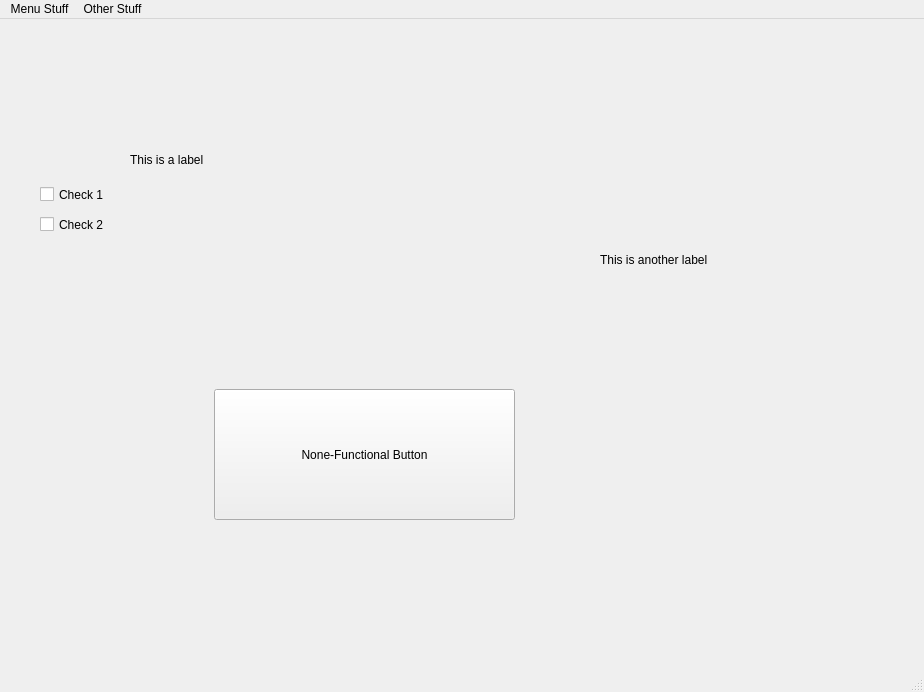
<?xml version="1.0" encoding="UTF-8"?>
<ui version="4.0">
 <class>MainWindow</class>
 <widget class="QMainWindow" name="MainWindow">
  <property name="geometry">
   <rect>
    <x>0</x>
    <y>0</y>
    <width>924</width>
    <height>692</height>
   </rect>
  </property>
  <property name="windowTitle">
   <string>MainWindow</string>
  </property>
  <widget class="QWidget" name="centralwidget">
   <widget class="QPushButton" name="pushButton">
    <property name="geometry">
     <rect>
      <x>214</x>
      <y>370</y>
      <width>301</width>
      <height>131</height>
     </rect>
    </property>
    <property name="text">
     <string>None-Functional Button</string>
    </property>
   </widget>
   <widget class="QLabel" name="label">
    <property name="geometry">
     <rect>
      <x>130</x>
      <y>70</y>
      <width>221</width>
      <height>141</height>
     </rect>
    </property>
    <property name="text">
     <string>This is a label</string>
    </property>
   </widget>
   <widget class="QLabel" name="label_2">
    <property name="geometry">
     <rect>
      <x>600</x>
      <y>190</y>
      <width>161</width>
      <height>101</height>
     </rect>
    </property>
    <property name="text">
     <string>This is another label</string>
    </property>
   </widget>
   <widget class="QCheckBox" name="checkBox">
    <property name="geometry">
     <rect>
      <x>40</x>
      <y>160</y>
      <width>81</width>
      <height>31</height>
     </rect>
    </property>
    <property name="text">
     <string>Check 1</string>
    </property>
   </widget>
   <widget class="QCheckBox" name="checkBox_2">
    <property name="geometry">
     <rect>
      <x>40</x>
      <y>190</y>
      <width>81</width>
      <height>31</height>
     </rect>
    </property>
    <property name="text">
     <string>Check 2</string>
    </property>
   </widget>
  </widget>
  <widget class="QMenuBar" name="menubar">
   <property name="geometry">
    <rect>
     <x>0</x>
     <y>0</y>
     <width>924</width>
     <height>21</height>
    </rect>
   </property>
   <widget class="QMenu" name="menuMenu_Stuff">
    <property name="title">
     <string>Menu Stuff</string>
    </property>
    <addaction name="actionA_button"/>
    <addaction name="actionAnother_button"/>
   </widget>
   <widget class="QMenu" name="menuOther_Stuff">
    <property name="title">
     <string>Other Stuff</string>
    </property>
    <addaction name="actionYet_another_button"/>
   </widget>
   <addaction name="menuMenu_Stuff"/>
   <addaction name="menuOther_Stuff"/>
  </widget>
  <widget class="QStatusBar" name="statusbar"/>
  <action name="actionA_button">
   <property name="text">
    <string>A button</string>
   </property>
  </action>
  <action name="actionAnother_button">
   <property name="text">
    <string>Another button</string>
   </property>
  </action>
  <action name="actionYet_another_button">
   <property name="text">
    <string>Yet another button</string>
   </property>
  </action>
 </widget>
 <resources/>
 <connections/>
</ui>
